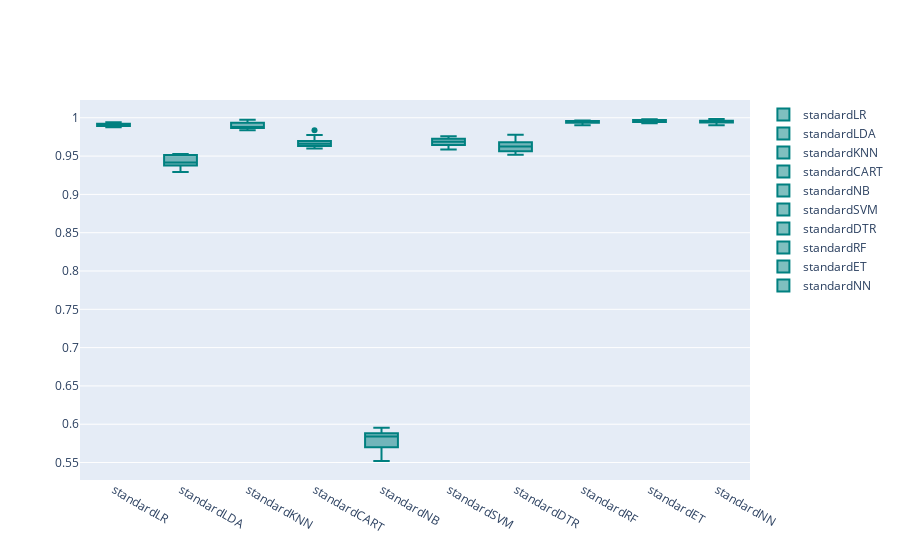

Source (notebook cell):
### Code cell
PlotBoxR().PlotResult(names,results)

### Figure 1 — Plotly figure (JSON) as saved in the notebook; plotly's stock layout.template omitted (floating-point values rounded to 4 significant figures)
{"data": [{"marker": {"color": "rgb(0, 128, 128)"}, "name": "standardLR", "type": "box", "y": [0.9907, 0.9891, 0.9908, 0.9922, 0.9886, 0.9877, 0.9909, 0.9943, 0.9897, 0.9921]}, {"marker": {"color": "rgb(0, 128, 128)"}, "name": "standardLDA", "type": "box", "y": [0.9376, 0.9398, 0.9516, 0.9513, 0.9294, 0.9455, 0.933, 0.9526, 0.9407, 0.9424]}, {"marker": {"color": "rgb(0, 128, 128)"}, "name": "standardKNN", "type": "box", "y": [0.9868, 0.9936, 0.9852, 0.9961, 0.9873, 0.9887, 0.9975, 0.9868, 0.9836, 0.9874]}, {"marker": {"color": "rgb(0, 128, 128)"}, "name": "standardCART", "type": "box", "y": [0.9678, 0.9642, 0.9645, 0.9836, 0.9776, 0.9632, 0.9696, 0.9598, 0.9631, 0.9698]}, {"marker": {"color": "rgb(0, 128, 128)"}, "name": "standardNB", "type": "box", "y": [0.552, 0.5953, 0.5871, 0.5881, 0.57, 0.5778, 0.5903, 0.5809, 0.5626, 0.5869]}, {"marker": {"color": "rgb(0, 128, 128)"}, "name": "standardSVM", "type": "box", "y": [0.9644, 0.9585, 0.9692, 0.9752, 0.9673, 0.9726, 0.9698, 0.9622, 0.9681, 0.9758]}, {"marker": {"color": "rgb(0, 128, 128)"}, "name": "standardDTR", "type": "box", "y": [0.9562, 0.9646, 0.9581, 0.9711, 0.9778, 0.9681, 0.9517, 0.9673, 0.9604, 0.9546]}, {"marker": {"color": "rgb(0, 128, 128)"}, "name": "standardRF", "type": "box", "y": [0.9901, 0.9959, 0.9944, 0.9963, 0.9902, 0.9944, 0.9941, 0.9936, 0.9936, 0.9966]}, {"marker": {"color": "rgb(0, 128, 128)"}, "name": "standardET", "type": "box", "y": [0.993, 0.9972, 0.9956, 0.9977, 0.9961, 0.9954, 0.9928, 0.9949, 0.9947, 0.998]}, {"marker": {"color": "rgb(0, 128, 128)"}, "name": "standardNN", "type": "box", "y": [0.9939, 0.996, 0.9941, 0.9984, 0.9951, 0.9963, 0.9907, 0.9977, 0.9902, 0.9938]}], "layout": {}}
